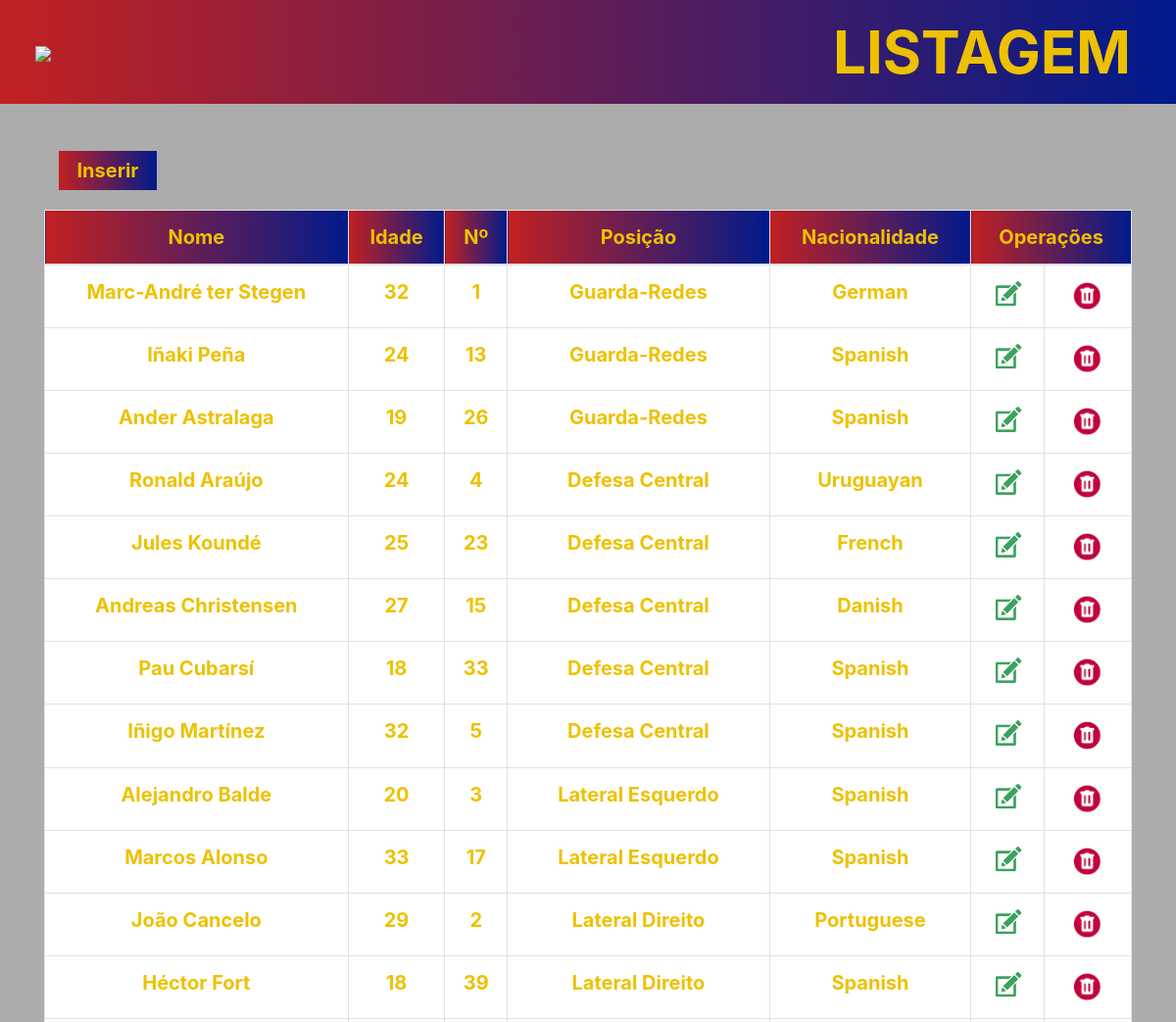
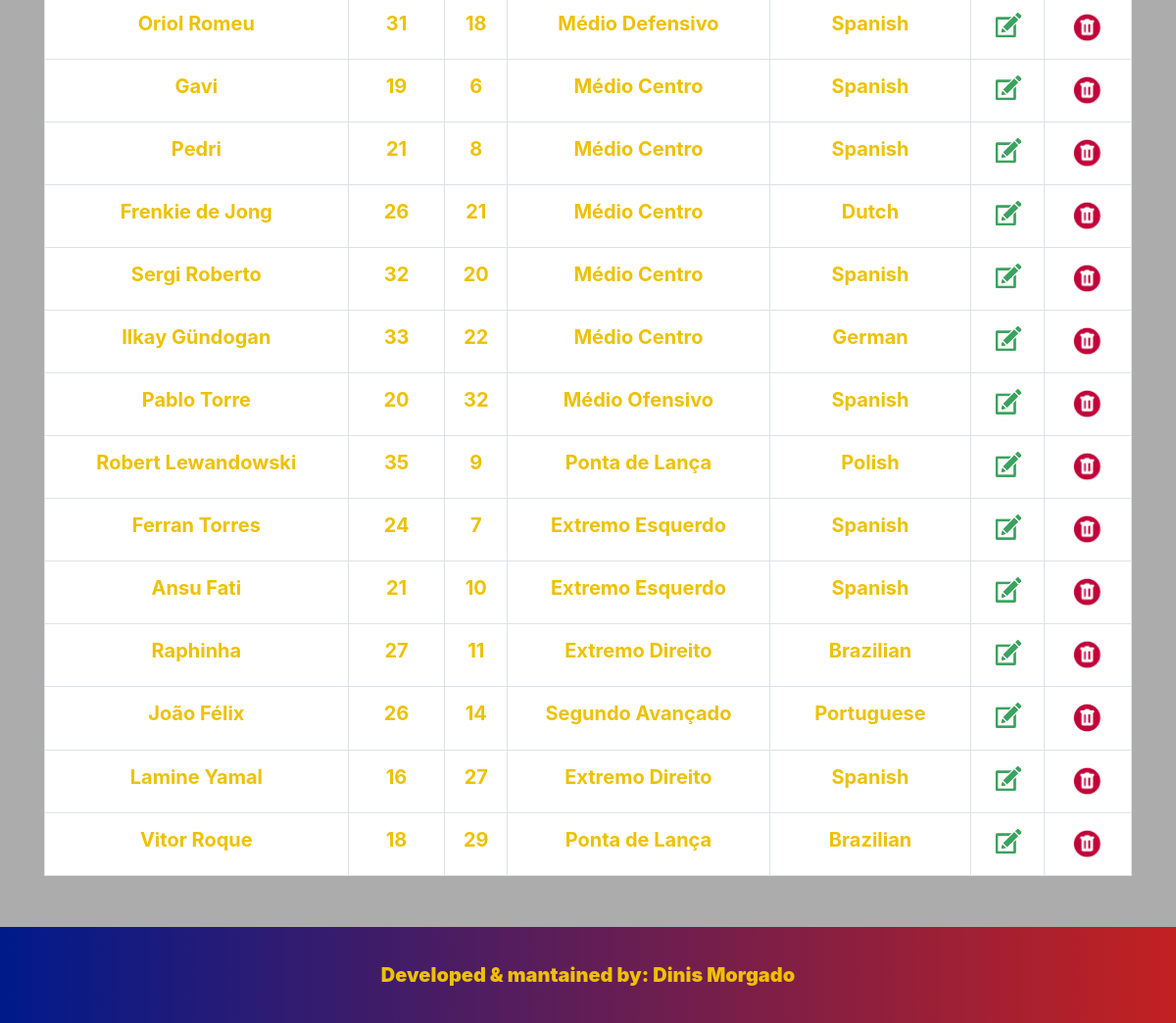
Before: / with the older database file (2 pictures, top to bottom).
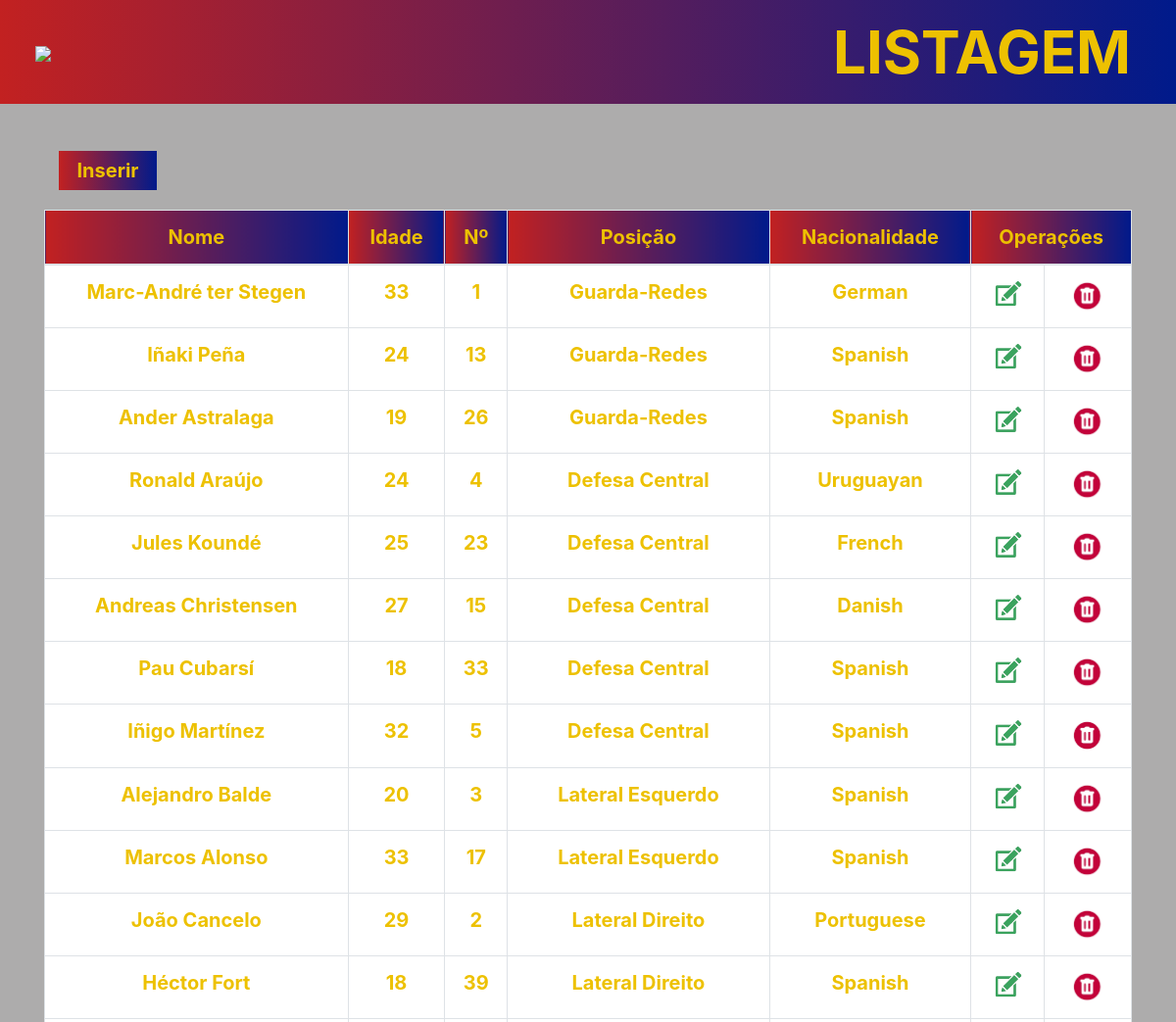
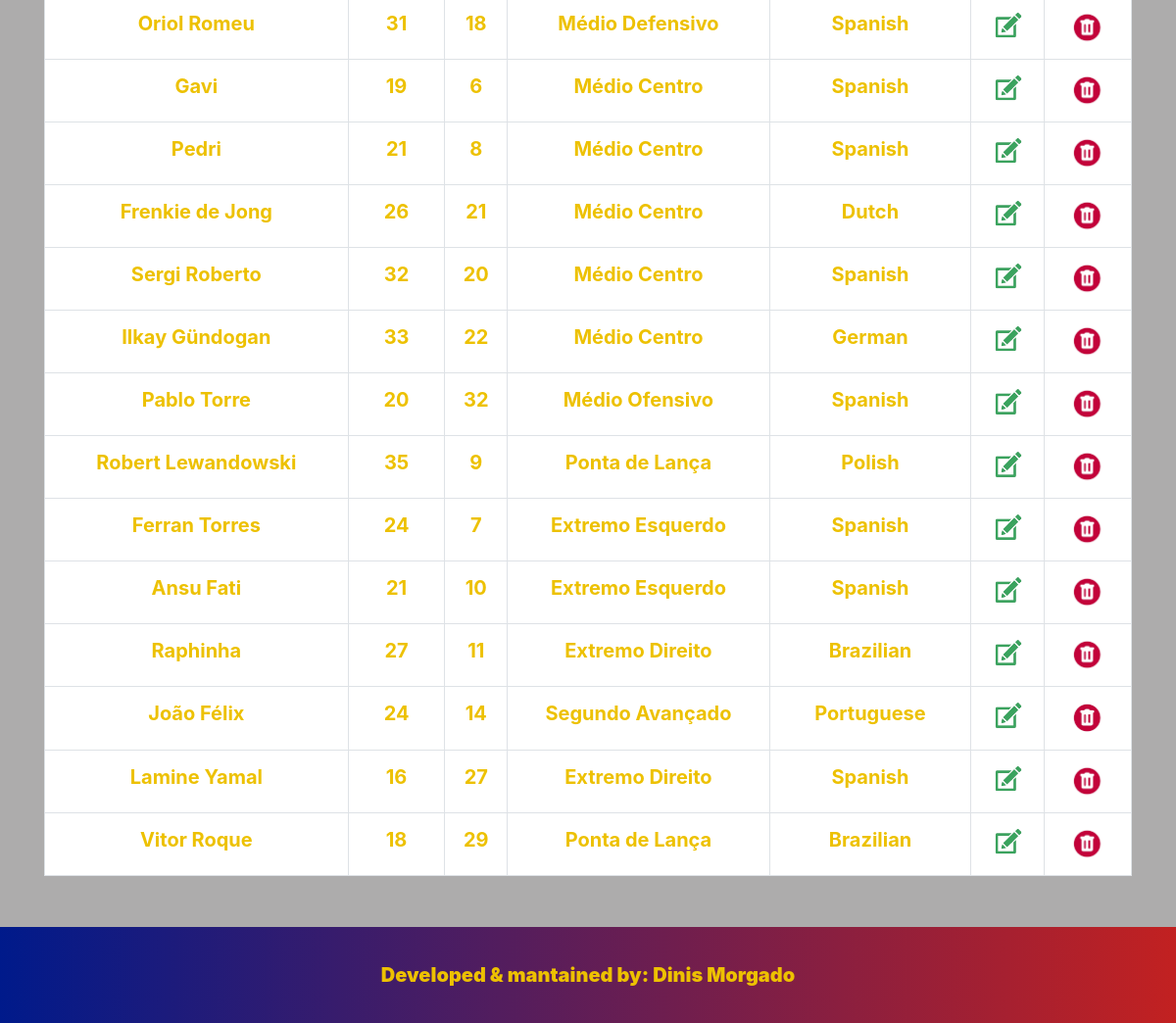
After: the same page with the newer database file (2 pictures, top to bottom).
### tables this page shows
CREATE TABLE `equipa` (
  `ID` int(11) NOT NULL,
  `Nome` varchar(50) NOT NULL,
  `Idade` smallint(6) NOT NULL,
  `Nª` smallint(6) NOT NULL,
  `Posicao` varchar(4) NOT NULL,
  `Nacionalidade` varchar(50) NOT NULL
);

### servidor.php (called while the page is built, shortened)
<?php
function get($ligacao, $db_table, $select, $condition="")
{
    $sql = "SELECT " . $select . " FROM " . $db_table;
    if($condition){
        $sql .= " " . $condition;
    }
    return mysqli_query($ligacao, $sql);
}
?>

### index.php (the view, shortened to what this page needs)
<?php include 'servidor.php'; ?>
<?php
$resultado = get($ligacao, 'equipa E', 'E.ID, E.Nome, E.Idade, E.Nª, P.Descrição, E.Nacionalidade', 'LEFT JOIN posição P ON E.Posicao = P.Posição');
?>
<!DOCTYPE html>
<html lang="en">
<head>
  <link rel="stylesheet" href="https://cdn.jsdelivr.net/npm/bootstrap@4.0.0/dist/css/bootstrap.min.css"
 />
  <link rel="stylesheet" href="styles.css">
</head>
<body>
  <div class="container">
    <div class="row-center mt-5">
      <div class="col-2 mt-2">
        <a href="inserir.php" class="bottom_inserir">
          <button class="inserir" type="button">Inserir</button>
        </a>
      </div>
        <div class="table-responsive">
          <table class="table tabela table-bordered">
            <thead>
              <tr class="titulotabela text-center">
                <th>Nome</th>
                <th>Idade</th>
                <th>Nº</th>
                <th>Posição</th>
                <th>Nacionalidade</th>
                <th colspan="2">Operações</th>
              </tr>
            </thead>
            <tbody class="text-center">
              <?php
              while ($linha = mysqli_fetch_assoc($resultado)) {
                echo "<tr>";
                echo "<td>" . $linha['Nome'] . "</td>";
                echo "<td>" . $linha['Idade'] . "</td>";
                echo "<td>" . $linha['Nª'] . "</td>";
                echo "<td>" . $linha['Descrição'] . "</td>";
                echo "<td>" . $linha['Nacionalidade'] . "</td>";
                echo "<td><a href='editar.php?id=" . $linha['ID'] . "'><img src='imagens/Editar.png' width='35'></a></td>";
                echo "<td><a href='?deleteById=" . $linha['ID'] . "'><img src='imagens/Remover.png' width='46'></a></td>";
                echo "</tr>";
              }
              ?>
            </tbody>
          </table>
        </div>
      </div>
    </div>
</body>
</html>

Changed rows visible on the page:
changed equipa "Marc-André ter Stegen": Idade "32" → "33"
changed equipa "João Félix": Idade "26" → "24"
